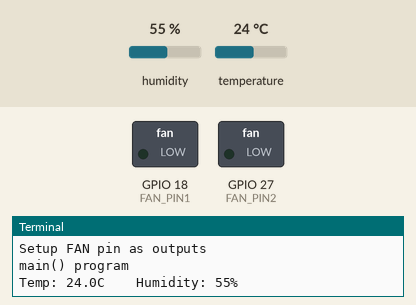
Bench run of a program on a simulated Raspberry Pi (BCM pin numbers). Parts: switched loads named in the program (green lamp = pin HIGH), the last lines printed to the terminal. The inputs (shaded band) are chosen by the test bench; at power-on: humidity 55 %, temperature 24 °C.

Above: at 1.2 s.
1.3 s: humidity set to 58 %
3.9 s: humidity set to 61 %
At 5.6 s:
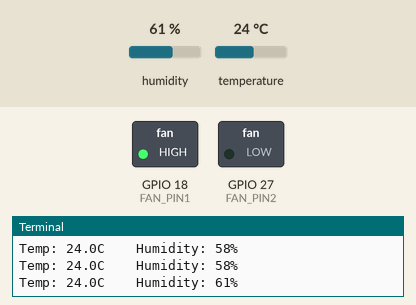
6.7 s: humidity set to 22 %
At 8.9 s:
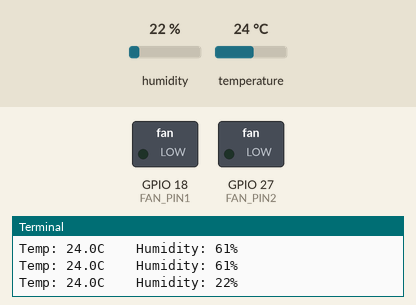
9.2 s: humidity set to 68 %
At 10.9 s:
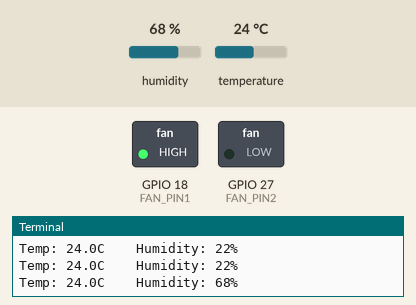
Timing chart, 0 to 12.4 s (numbered marks = the images above; inputs shaded):
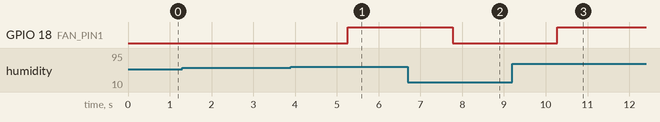

The program:

Exercise4.py
```python
import RPi.GPIO as GPIO
from time import sleep
import board
import adafruit_dht
from time import sleep

ON = 1
OFF = 0

FAN_PIN1 = 18
FAN_PIN2 = 27

dhtDevice = adafruit_dht.DHT11(board.D17)

def main():
    GPIO.setmode(GPIO.BCM)
    GPIO.setwarnings(False)
    GPIO.setup(FAN_PIN1, GPIO.OUT, initial=False)
    GPIO.setup(FAN_PIN2, GPIO.OUT, initial=False)
    print("Setup FAN pin as outputs")
    print("main() program")

    while True:
        try:
            temperature_c = dhtDevice.temperature
            humidity = dhtDevice.humidity
            print("Temp: {:.1f}C    Humidity: {}%".format(temperature_c, humidity))

            if ((temperature_c >= 28) or (humidity >= 60)):
                GPIO.output(FAN_PIN1, GPIO.HIGH)
                GPIO.output(FAN_PIN2, GPIO.LOW)

            elif ((temperature_c < 28) or (humidity < 60)):
                GPIO.output(FAN_PIN1, GPIO.LOW)
                GPIO.output(FAN_PIN2, GPIO.LOW)

        except RuntimeError as error:
            print(error.args[0])

        except KeyboardInterrupt:
            GPIO.cleanup()

        sleep(1.0)

if __name__ == '__main__':
    main()
```

Measured:
- the behaviour switches between 59 and 60 % on humidity (found by bisection; images 0 and 1)
- after the input at 3.9 s, GPIO 18 (FAN_PIN1): LOW → HIGH after 1.4 s
- after the input at 6.7 s, GPIO 18 (FAN_PIN1): HIGH → LOW after 1.1 s
- after the input at 9.2 s, GPIO 18 (FAN_PIN1): LOW → HIGH after 1.1 s
